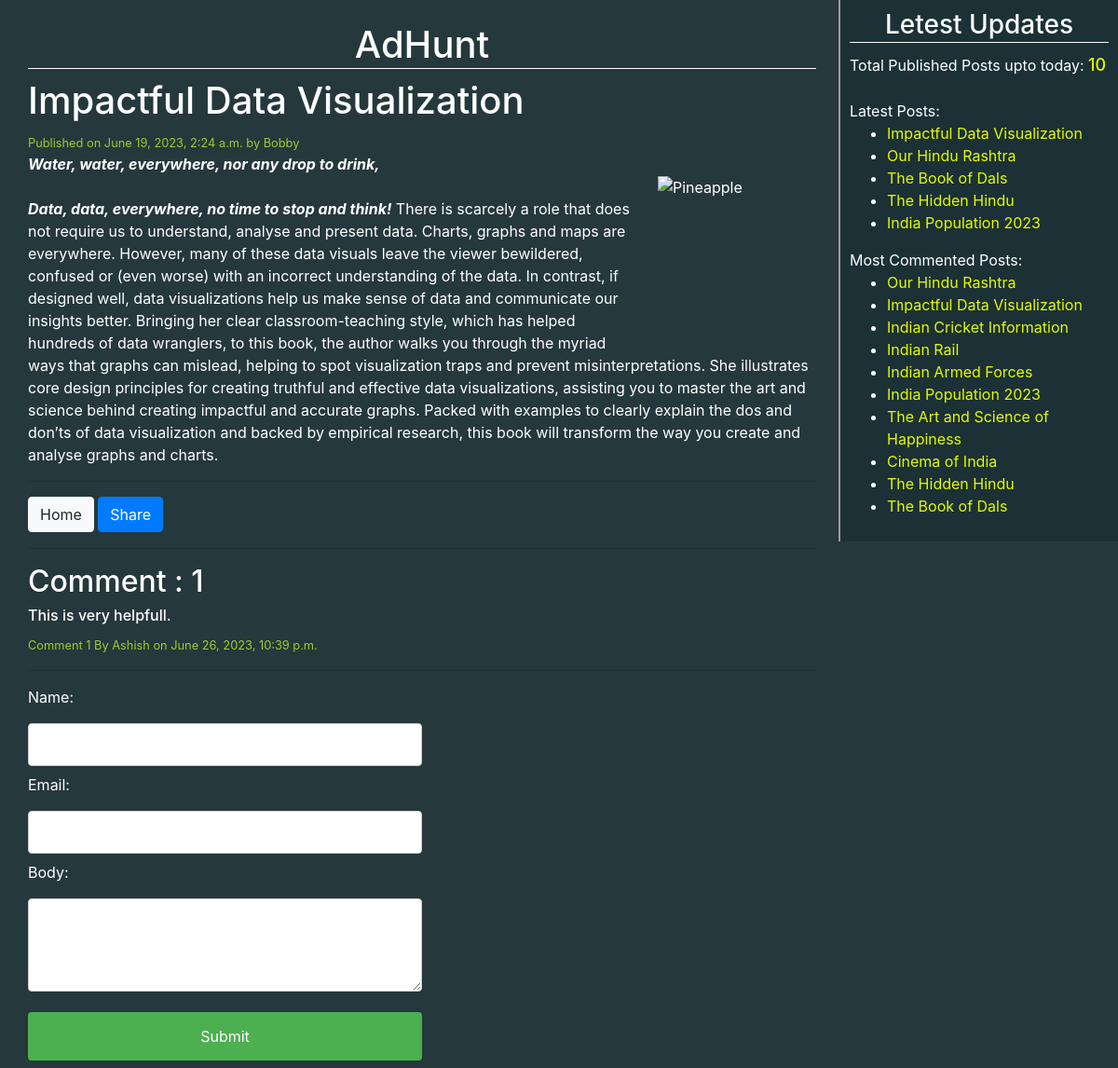
Page /2023/06/19/impactful-data-visualization/ on the committed database.
### blog/models.py (models this page shows, shortened)
class Post(models.Model):
    STATUS_CHOICES=(('draft','Draft'),('published','Published'))
    title=models.CharField(max_length=264)
    slug=models.SlugField(max_length=264,unique_for_date='publish')
    author=models.ForeignKey(User,on_delete=models.CASCADE,related_name='blog_posts')
    body=RichTextField(blank=True,null=True)
    publish=models.DateTimeField(default=timezone.now)
    created=models.DateTimeField(auto_now_add=True)#datetime of create() action
    updated=models.DateTimeField(auto_now=True)#datetime of save action
    status=models.CharField(max_length=10,choices=STATUS_CHOICES,default='draft')
    tags=TaggableManager()
    class Meta:
        ordering=('-publish',)
    def get_absolute_url(self):
        return reverse('post_detail',args=[self.publish.year,self.publish.strftime('%m'),self.publish.strftime('%d'),self.slug])

class Comment(models.Model):
    post = models.ForeignKey(Post, related_name='comments', on_delete=models.CASCADE)
    name = models.CharField(max_length=32)
    email = models.EmailField()
    body = models.TextField()
    created=models.DateTimeField(auto_now_add=True)
    updated=models.DateTimeField(auto_now=True)
    active=models.BooleanField(default=True)
    class Meta:
        ordering=('created',)

### blog/views.py (the view)
# urls.py: path('<int:year>/<int:month>/<int:day>/<slug:post>/', views.post_detail_view, name='post_detail'),
def post_detail_view(request,year,month,day,post):
    post=get_object_or_404(Post,slug=post,status='published',
                           publish__year=year,
                           publish__month=month,
                           publish__day=day)
    comments=post.comments.filter(active=True)
    comment_submit=False
    if request.method=='POST':
        form = CommentForm(request.POST)
        if form.is_valid():
            new_comment=form.save(commit=False)
            new_comment.post=post
            new_comment.save()
            comment_submit=True
    else:
        form=CommentForm()
    return render(request,'blog/post_detail.html',{'post':post,'comments':comments,'form':form,'comment_submit':comment_submit})

### blog/forms.py
class CommentForm(forms.ModelForm):
    class Meta:
        model=Comment
        fields=('name','email','body')

### blog/templatetags/blog_tags.py (called while the page is built)
@register.simple_tag
def total_posts():
    return Post.objects.count()

@register.inclusion_tag('blog/latest_posts_123.html')
def show_latest_posts(count=5):
    latest_posts=Post.objects.order_by('-publish')[:count]
    return {'latest_posts':latest_posts}

@register.simple_tag
def get_most_commented_posts(count=5):
    return Post.objects.annotate(total_comments=Count('comments')).order_by('-total_comments')[:count]

### template/blog/post_detail.html (shortened to what this page needs)
<!DOCTYPE html>
{% extends 'blog/base.html' %}
{% block content%}
    <div>
        <h1>{{post.title}}</h1>
        <small id="time_a" >Published on {{post.publish}} by {{post.author|title}}</small><br>
            <p><img src="https://m.media-amazon.com/images/I/61Tw6LZoaiL._SL1500_.jpg" alt="Pineapple" style="width:170px;height:170px;margin-left:15px;">{{post.body|safe|linebreaks}}</p>
            <hr>
            <a class="btn btn-light" href="/">Home</a>
            <a class="btn btn-primary" href="/{{post.id}}/share">Share</a>
    </div>
    <hr>
    {% with comments.count as comments_count %}
    <h2>Comment{{ comments_count|pluralize }} : {{ comments_count }} </h2>
    {% endwith %}
    {% if comments %}
        {% for comment in comments %}
        <h6> {{comment.body}}</h6>
        <small id="time_a" >Comment {{forloop.counter}} By {{comment.name}} on {{comment.created}}</small>
            <hr>
        {% endfor %}
        {% endif %}
        {% if comment_submit %}
            <h2>Your Comment Added Successfully !!!</h2>
        {%else%}
            <div class="comment">
                <form method="post" >
                    {{form.as_p}}
                    <input type="submit" value="Submit" name="" class="btn-success">
                </form>
            </div>
        {% endif %}
{% endblock%}

### template/blog/base.html (shortened to what this page needs)
<!DOCTYPE html>
{% load blog_tags %}
{% load static %}
<html lang="en">
<head>
    <link rel="stylesheet" href="https://cdn.jsdelivr.net/npm/bootstrap@4.0.0/dist/css/bootstrap.min.css">
    <link rel="stylesheet" href="{% static "css/blog.css" %}">
</head>
<body>
    <div class="content">
        <h1 id="home_header"><a href="/">AdHunt</a></h1>
        {% block content%}{% endblock%}
    </div>
    <div class="sidebar">
        <h3 id="home_header"><a href="#">Letest Updates</a></h3>
        <p>Total Published Posts upto today: <span id="post_count">{% total_posts %}</span></p>
        <br><br>
        <p>Latest Posts:</p>{% show_latest_posts %}
        <p>Most Commented Posts:</p>
        {% get_most_commented_posts 10 as most_commented_posts %}
        <ul>
            {% for post in most_commented_posts %}
            <li>
                <a href="{{post.get_absolute_url}}">{{post.title}}</a>
            </li>
            {% endfor %}
        </ul>
    </div>
</body>
</html>

### template/blog/latest_posts_123.html
<ul>
    {% for post in latest_posts %}
        <li><a href="{{post.get_absolute_url}}">{{post.title}}</a></li>
    {% endfor %}
</ul>

### static/css/blog.css (style rules this page uses)
html { height: 100%; }
.content { margin-top: 2%; float: left; width: 73%; padding: 0 0 0 30px; text-align: left; }
.sidebar { float:right; width: 25%; padding: 10px; background: #1b3136; height: 100%; border-left: 2px solid hsl(0, 3%, 62%); }
body { background: #25383C; color: white; }
#home_header { text-align: center; border-bottom: white 1px solid; margin-bottom: 10px; padding-bottom: 1px; }
#home_header a { color: white; text-decoration: none; }
h1 a { color: blue; text-decoration: underline; }
#time_a { color: yellowgreen; }
p { display: inline; }
img { float: right; margin-top: 3%; }
.btn { margin-bottom: 1px; }
input { width: 100%; padding: 10px 15px; margin: 8px 0; display: inline-block; border: 1px solid #ccc; border-radius: 4px; box-sizing: border-box; }
textarea { width: 100%; height: 100px; padding: 5px 10px; margin: 8px 0; display: inline-block; border: 1px solid #ccc; border-radius: 4px; box-sizing: border-box; }
input[type=submit] { width: 100%; background-color: #4CAF50; color: white; padding: 14px 20px; margin: 8px 0; border: none; border-radius: 4px; cursor: pointer; display: inline-block; }
.comment { width: 50%; height: 50%; }
#post_count { color: #e5f901; font-size: large; font-weight: 500; }
li a { color: #e5f901; }

### rows in the picture
Post: title "Impactful Data Visualization", publish "June 19, 2023, 2:24 a.m.", author "Bobby", body "Water, water, everywhere, n or any drop to drink , Data, data, everywhere, no time to stop and think! There is scarcely a role that does not require us to understand, analyse and present data. Charts, graphs and maps are everywhere. However, many of these data visuals leave the viewer bewildered, confused or (even worse) with an incorrect understanding of the data. In contrast, if designed well, data visualizations help us make sense of data and communicate our insights better. Bringing her clear classroom-teaching style, which has helped hundreds of data wranglers, to this book, the author walks you through the myriad ways that graphs can mislead, helping to spot visualization traps and…"
Comment: body "This is very helpfull.", name "Ashish", created "June 26, 2023, 10:39 p.m."
Post: title "Our Hindu Rashtra"
Post: title "The Book of Dals"
Post: title "The Hidden Hindu"
Post: title "India Population 2023"
Post: title "Indian Cricket Information"
Post: title "Indian Rail"
Post: title "Indian Armed Forces"
Post: title "The Art and Science of Happiness"
Post: title "Cinema of India"

### other values in the picture
{{ comments_count }} "1"
